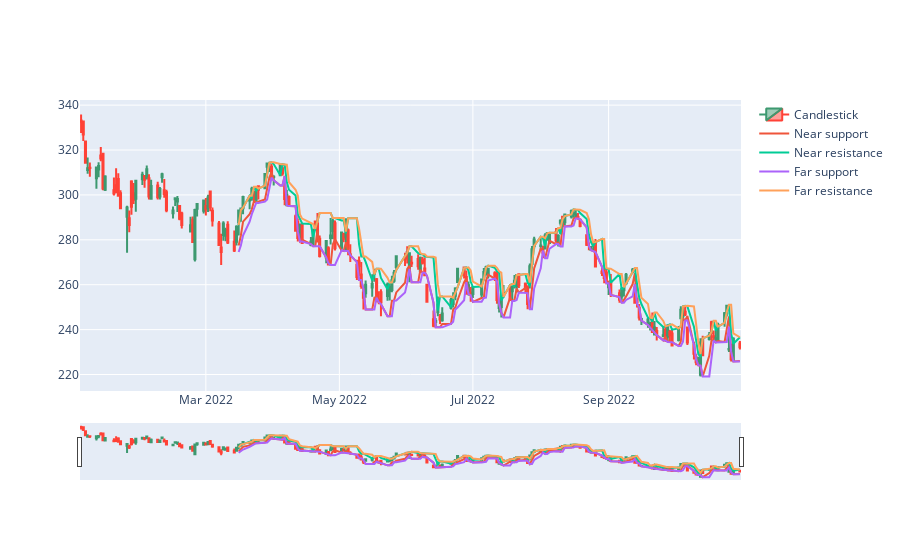

Source (notebook cell):
### Code cell
algo.plot2(algo.feed)
algo.plot(algo.feed)

### Figure 1 — Plotly figure (JSON) as saved in the notebook; plotly's stock layout.template omitted (floating-point values rounded to 4 significant figures; data arrays with more than 128 entries replaced by an {"elided": "..."} marker saying what was removed)
{"data": [{"close": {"elided": "209 float values"}, "high": {"elided": "209 float values"}, "low": {"elided": "209 float values"}, "name": "Candlestick", "open": {"elided": "209 float values"}, "type": "candlestick", "x": {"elided": "209 str values"}}, {"name": "Near support", "type": "scatter", "x": {"elided": "209 str values"}, "y": {"elided": "209 float values"}}, {"name": "Near resistance", "type": "scatter", "x": {"elided": "209 str values"}, "y": {"elided": "209 float values"}}, {"name": "Far support", "type": "scatter", "x": {"elided": "209 str values"}, "y": {"elided": "209 float values"}}, {"name": "Far resistance", "type": "scatter", "x": {"elided": "209 str values"}, "y": {"elided": "209 float values"}}], "layout": {}}
